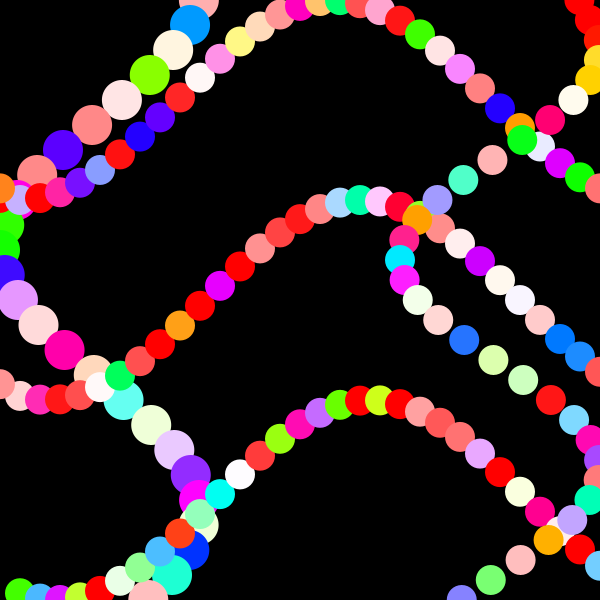
Frame 1 (no input)
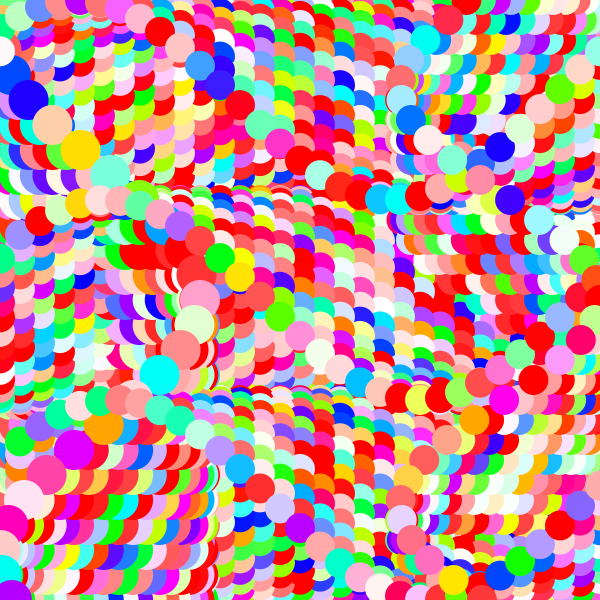
Frame 60 (the mouse pressed at the canvas centre just before this capture)
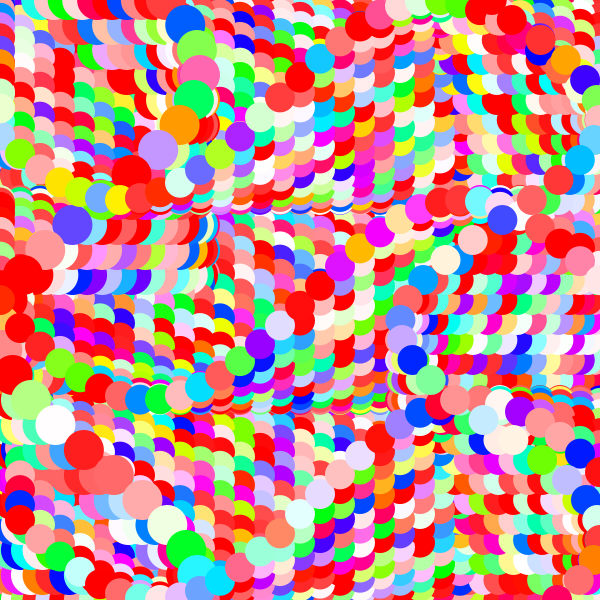
Frame 120 (the mouse held since frame 60 and released just before this capture)

The Processing sketch that drew these frames (run headless with seeded random() and noise(); from frame 60 on, the mouse is pressed at the canvas centre):

// Processing sketch: Project_1_M_Oke
// ── Project_1_M_Oke.pde
Wave w_one;
Wave w_two;
Wave w_three;

Rect[] rectangles; //array of rectangles

float theta = 0.0;
float x;
float y;
int value=1;
float lineLength;
int i;
float angle;
float r= 360;
float g= 360;
float b= 360;
int col;
int col2;

void setup() {
  print("Interact using keys 1-3"); //using text for instructions 
  size(600, 600);
  background(0);
  colorMode(HSB);

  w_one = new Wave();
  w_two = new Wave();
  w_three = new Wave();
  rectangles = new Rect[20];
  
  col = color(random(r), 255, 360);
    col2= color(random(r), random(g), 360);
}

void draw() {
  
  for (i =0; i<rectangles.length; i++) {
    rectangles[i]=new Rect (random(-0.1, 0.1), random(30), random(500)); //make a new rectangle 
  } 
  theta += 0.15;
  noStroke();
  float angle = theta;
  if (value==1) {
    frameRate(15);
    colorMode(HSB);
    for (x = 0; x <= width; x +=25) {
      fill(random(r), random(g), 360);
      y = map(cos(angle), -1, 1, 0, 200); //map the cos of the angle to a value between 0 and 200 pos
      w_one.display(y, x, 40, 40);
      angle += .3;
    }
    for (x = 0; x <= width; x +=20) {   
      y = map(sin(angle), -1, 1, 0, 200); //map the sin of the angle to a value between 0 and 200 pos
      fill(random(r), random(g), 360);
      w_two.display(x, y, 30, 30); 
      angle += .2;
    }
    for (x = 0; x <= width; x +=20) {
      fill(random(r), random(g), 360);
      w_three.display(x, y, 30, 30);
      y = map(sin(angle), -1, 1, 200, 400);
      angle+=.2;
    }
    for (x = 0; x <= width; x +=20) {
      fill(random(r), random(g), 360);
      w_three.display(x, y, 30, 30);
      y = map(sin(angle), -1, 1, 400, 600);
      angle+=.2;
    }
    for (x = 0; x <= width; x +=20) {
      fill(random(r), random(g), 360);
      w_one.display(y, x, 30, 30);
      y = map(sin(angle), -1, 1, 400, 600);
      angle+=.3;
    }
  }

  if (value==2) {
    colorMode(HSB);
    frameRate(4);
    col = color(random(r), 255, 360);
    col2= color(random(r), random(g), 360);
    background(0, 10);
    pushMatrix();
    translate (width/2, height/2);
    for (i = 0; i<width; i++) {
      rotate(radians(i*.02));
      scale(.99);

      spiral(100, 100, width*4, 2, random(0, 15), col);
    }
    popMatrix();
    pushMatrix ();
    translate (width/2, height/2);
    for (i = 0; i<mouseY; i++) {
      scale(.99);
      rotate(radians(i*.02));
      spiral(mouseX, mouseY, width*10, 2, random(0, 20), col2);
    }
    popMatrix();
  }
  if (value==3) {
    colorMode(HSB);
    frameRate(3);
    background(40, 360, 360);
    for (int i =0; i<rectangles.length; i++ ) {
      rectangles[i].display();
    }
  }

  if (value==4) {
    stroke(random(r),360,360);
  strokeWeight(random(1,50));
  line(width/2,height/2,random(width),random(height));
  }
}


void keyPressed() {
  if (key=='1') {
    value = 1;
    background(0);
  }
  if (key=='2') {
    value=2;
  }
  if (key=='3') {
    value=3;
  }
  if (key=='4') {
    value=4;
    background(255);
  }
}

void spiral(float aPos, float bPos, float s_width, float s_height, float thic, float spiralcolor) {
  fill(spiralcolor);
  stroke(col);
  strokeWeight(thic);
  line (aPos, bPos, s_width, s_height);
}

// ── Rect.pde
class Rect{
  float x,y;
  float speed;
  float rw;
  
  Rect(float x_,float y_, float rw_){
    x = x_;
    y = y_;
    rw = rw_;
  }
  
  void display(){
    rectMode(CENTER);
    stroke(60,99,360);
    strokeWeight(2);
    fill(random(r), 360, 360);
    pushMatrix();
    translate(x, y);
    rect(width/2, height/2, rw, rw);
    popMatrix();
} 
}

// ── Wave.pde
class Wave {
  float theta= 0.0;
  float xPos;
  float yPos;
  float angle;
  int ew; //ellipse width
  int eh; //ellipse height

  Wave() {
  }
  void display(float xPos_, float yPos_, int ew_, int eh_) {
    xPos = xPos_;
    yPos = yPos_;
    ew = ew_;
    eh= eh_;

    ellipse(xPos, yPos, ew, eh); 
  }
}
